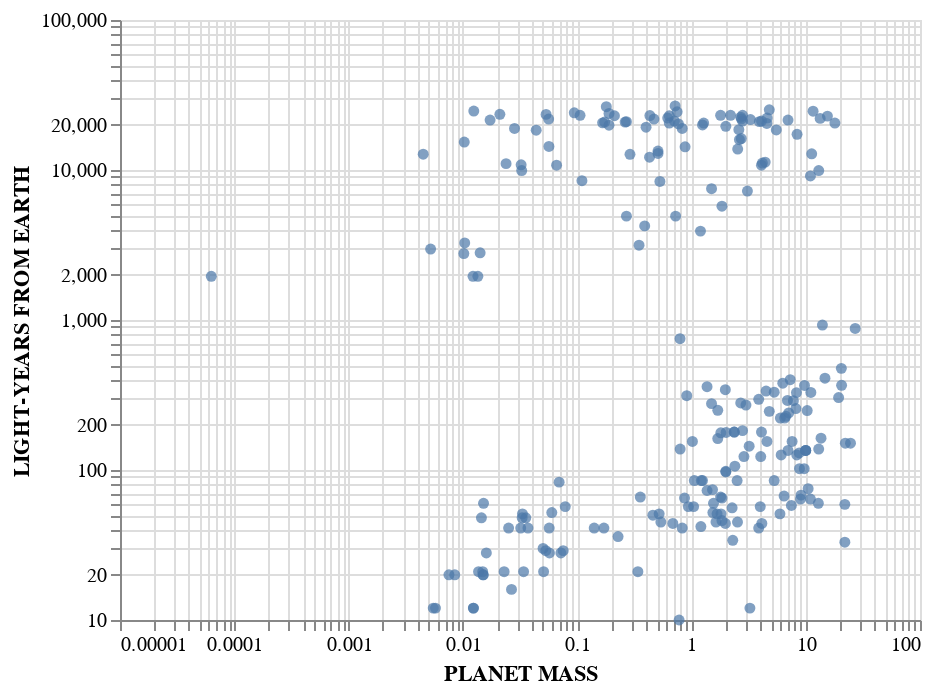

Notebook cell for this chart:
### Markdown cell above
hmmm ... how about a log log plot? (where both axes are on a log scale)

### Code cell
alt.Chart(df).mark_circle().encode(
    x=alt.X('PLANET MASS:Q',scale=alt.Scale(type="log")),
    y=alt.Y('LIGHT-YEARS FROM EARTH:Q',scale=alt.Scale(type="log"))
)

### Figure 1 — Vega-Lite specification as saved in the notebook (floating-point values rounded to 4 significant figures; data arrays with more than 128 entries replaced by an {"elided": "..."} marker saying what was removed)
{"config": {"view": {"continuousWidth": 400, "continuousHeight": 300}}, "data": {"name": "data-0d175c4718245bebc47455ecf856a5b6"}, "mark": "circle", "encoding": {"x": {"field": "PLANET MASS", "scale": {"type": "log"}, "type": "quantitative"}, "y": {"field": "LIGHT-YEARS FROM EARTH", "scale": {"type": "log"}, "type": "quantitative"}}, "$schema": "https://vega.github.io/schema/vega-lite/v4.17.0.json", "datasets": {"data-0d175c4718245bebc47455ecf856a5b6": {"elided": "234 records"}}}
